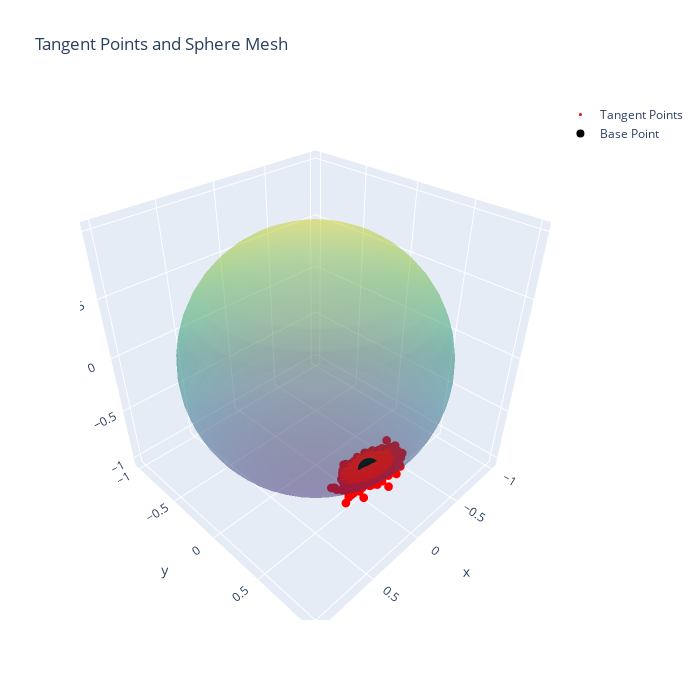
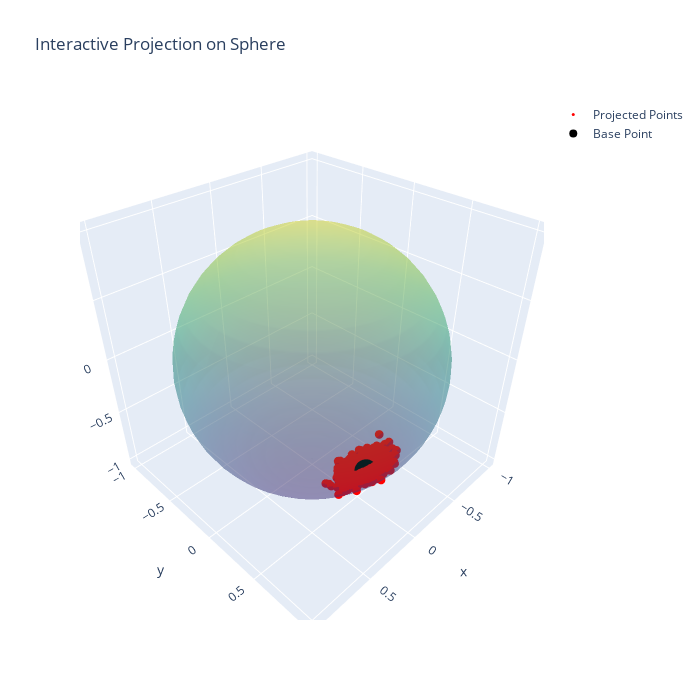
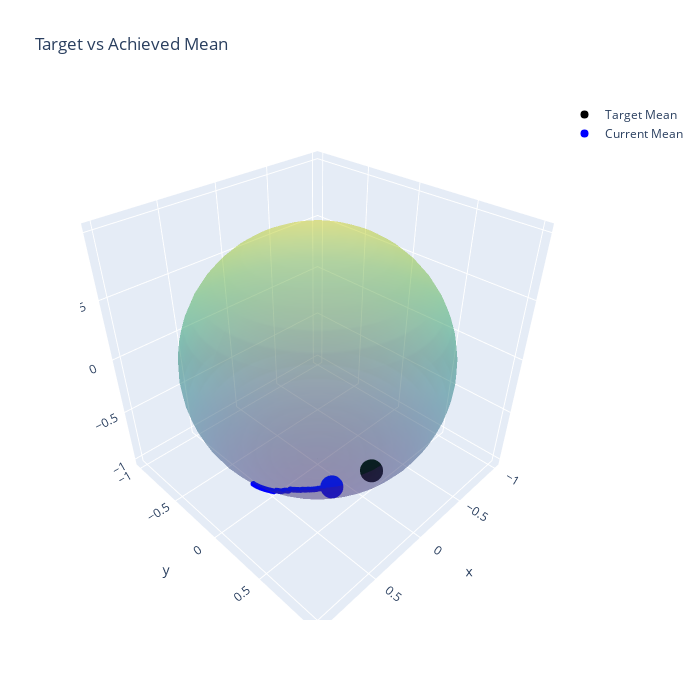
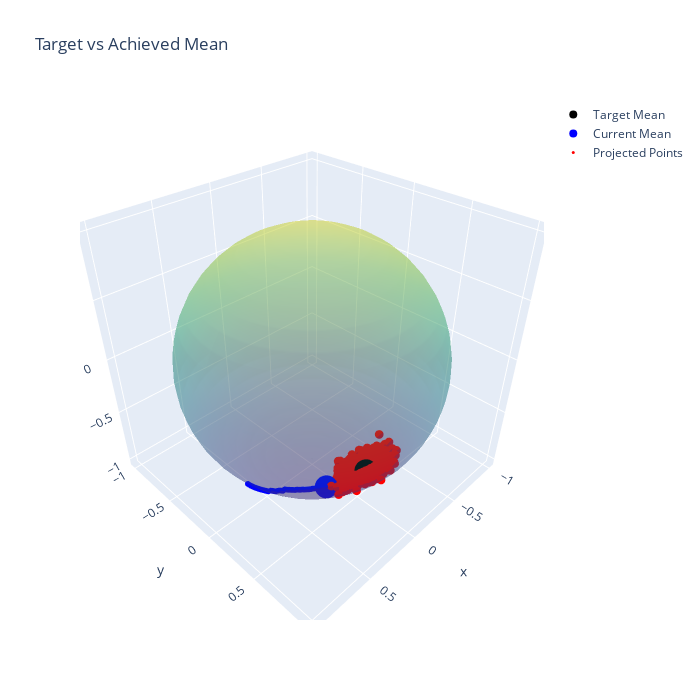

Notebook code cell kept with these figures, in order:
### Code cell
sigma = 0.1
sphere = PymanoptSphereManifold(dim)
mean = sphere.random_point()
axis = get_axis(x)
data = np.random.multivariate_normal(np.zeros(dim - 1), sigma**2 * np.eye(dim - 1), size=1000)
tangent_vectors = data@axis
projected_points = np.array([sphere.exp(x, t) for t in tangent_vectors])

plot_tangent_points(x, tangent_vectors)
plot_projected_sphere(x, projected_points)

print(f'x (mean): {x}')
print(f'Sigma: {sigma**2 * np.eye(dim - 1)}')

mus, opt_cov = mle_manifold(projected_points, sphere, 0.01, 0.01)
opt_mu = mus[-1]
print(f'optimal mean: {opt_mu}')
print(f'optimal covariance: {opt_cov}')

plot_mean(x, np.array(mus))
plot_mean_and_points(x, np.array(mus), projected_points)

### Figure 1 — Plotly figure (JSON) as saved in the notebook; plotly's stock layout.template omitted (floating-point values rounded to 4 significant figures; data arrays with more than 128 entries replaced by an {"elided": "..."} marker saying what was removed)
{"data": [{"colorscale": [[0, "#440154"], [0.1111, "#482878"], [0.2222, "#3e4989"], [0.3333, "#31688e"], [0.4444, "#26828e"], [0.5556, "#1f9e89"], [0.6667, "#35b779"], [0.7778, "#6ece58"], [0.8889, "#b5de2b"], [1, "#fde725"]], "opacity": 0.3, "showscale": false, "type": "surface", "x": {"elided": "50x25 float values"}, "y": {"elided": "50x25 float values"}, "z": {"elided": "50x25 float values"}}, {"marker": {"color": "red", "size": 3}, "mode": "markers", "name": "Tangent Points", "type": "scatter3d", "x": {"elided": "1000 float values"}, "y": {"elided": "1000 float values"}, "z": {"elided": "1000 float values"}}, {"marker": {"color": "black", "size": 8}, "mode": "markers", "name": "Base Point", "type": "scatter3d", "x": [-0.1098], "y": [0.4795], "z": [-0.8706]}], "layout": {"height": 700, "scene": {"aspectmode": "data"}, "title": {"text": "Tangent Points and Sphere Mesh"}, "width": 700}}

### Figure 2 — Plotly figure (JSON) as saved in the notebook; plotly's stock layout.template omitted (floating-point values rounded to 4 significant figures; data arrays with more than 128 entries replaced by an {"elided": "..."} marker saying what was removed)
{"data": [{"colorscale": [[0, "#440154"], [0.1111, "#482878"], [0.2222, "#3e4989"], [0.3333, "#31688e"], [0.4444, "#26828e"], [0.5556, "#1f9e89"], [0.6667, "#35b779"], [0.7778, "#6ece58"], [0.8889, "#b5de2b"], [1, "#fde725"]], "opacity": 0.3, "showscale": false, "type": "surface", "x": {"elided": "50x25 float values"}, "y": {"elided": "50x25 float values"}, "z": {"elided": "50x25 float values"}}, {"marker": {"color": "red", "size": 3}, "mode": "markers", "name": "Projected Points", "type": "scatter3d", "x": {"elided": "1000 float values"}, "y": {"elided": "1000 float values"}, "z": {"elided": "1000 float values"}}, {"marker": {"color": "black", "size": 8}, "mode": "markers", "name": "Base Point", "type": "scatter3d", "x": [-0.1098], "y": [0.4795], "z": [-0.8706]}], "layout": {"height": 700, "scene": {"aspectmode": "cube"}, "title": {"text": "Interactive Projection on Sphere"}, "width": 700}}

### Figure 3 — Plotly figure (JSON) as saved in the notebook; plotly's stock layout.template omitted (floating-point values rounded to 4 significant figures; data arrays with more than 128 entries replaced by an {"elided": "..."} marker saying what was removed)
{"data": [{"colorscale": [[0, "#440154"], [0.1111, "#482878"], [0.2222, "#3e4989"], [0.3333, "#31688e"], [0.4444, "#26828e"], [0.5556, "#1f9e89"], [0.6667, "#35b779"], [0.7778, "#6ece58"], [0.8889, "#b5de2b"], [1, "#fde725"]], "opacity": 0.3, "showscale": false, "type": "surface", "x": {"elided": "50x25 float values"}, "y": {"elided": "50x25 float values"}, "z": {"elided": "50x25 float values"}}, {"marker": {"color": "black", "size": 8}, "mode": "markers", "name": "Target Mean", "type": "scatter3d", "x": [-0.1098], "y": [0.4795], "z": [-0.8706]}, {"marker": {"color": "blue", "size": 2}, "mode": "markers", "showlegend": false, "type": "scatter3d", "x": [0.8208, 0.8063, 0.791, 0.7805, 0.7664, 0.7584, 0.7473, 0.7351, 0.728, 0.7155, 0.7049, 0.6966, 0.6869, 0.6783, 0.6695, 0.6623, 0.6558, 0.6144, 0.6063, 0.598, 0.5919, 0.5846, 0.5774, 0.5557, 0.5357, 0.5282, 0.5214, 0.5153, 0.5091, 0.476, 0.4709, 0.4652, 0.4607, 0.4554, 0.449, 0.4441, 0.4392, 0.4331, 0.4284, 0.423, 0.4185, 0.4137, 0.4098, 0.3994, 0.3926, 0.3885, 0.3847, 0.381, 0.3764, 0.3717, 0.3672, 0.3608, 0.357, 0.353, 0.3504, 0.3457, 0.3422, 0.3385, 0.335, 0.3304, 0.3264, 0.3233, 0.3192, 0.3159, 0.3113, 0.3072, 0.3034, 0.2993, 0.2912, 0.2881, 0.2851, 0.281, 0.2781, 0.2749, 0.2717, 0.2686, 0.2659, 0.2626, 0.2605, 0.2567, 0.2537, 0.2506, 0.2477, 0.2448, 0.2414, 0.2384, 0.2349, 0.2324, 0.2296, 0.2269, 0.2245, 0.2218, 0.2192, 0.2166, 0.2134, 0.2112, 0.208, 0.2059, 0.2037, 0.2008, 0.1985], "y": [0.1949, 0.1921, 0.1879, 0.189, 0.186, 0.1888, 0.1896, 0.1888, 0.1927, 0.1929, 0.195, 0.1971, 0.1987, 0.202, 0.2036, 0.2064, 0.2105, 0.1864, 0.1892, 0.1916, 0.1958, 0.1988, 0.2012, 0.1935, 0.189, 0.1919, 0.195, 0.1986, 0.2024, 0.1848, 0.1889, 0.1927, 0.197, 0.2011, 0.2033, 0.2071, 0.2102, 0.2134, 0.2162, 0.2191, 0.223, 0.2253, 0.2294, 0.2289, 0.2311, 0.2349, 0.2384, 0.2418, 0.2448, 0.2479, 0.2504, 0.2515, 0.2542, 0.2573, 0.2612, 0.2637, 0.2663, 0.269, 0.2715, 0.2739, 0.2768, 0.2793, 0.2809, 0.2836, 0.2854, 0.2879, 0.2895, 0.2914, 0.2911, 0.293, 0.2946, 0.2974, 0.3012, 0.3034, 0.305, 0.3066, 0.3086, 0.3097, 0.3129, 0.3143, 0.3152, 0.3171, 0.3186, 0.3201, 0.323, 0.3246, 0.3264, 0.3283, 0.3299, 0.3318, 0.3331, 0.3347, 0.3363, 0.3376, 0.3392, 0.3408, 0.3424, 0.3439, 0.3449, 0.3467, 0.3486], "z": [-0.5369, -0.5595, -0.5822, -0.5959, -0.6148, -0.6239, -0.6369, -0.6512, -0.6579, -0.6714, -0.682, -0.6898, -0.6991, -0.7065, -0.7143, -0.7203, -0.725, -0.7667, -0.7724, -0.7782, -0.7819, -0.7866, -0.7913, -0.8085, -0.823, -0.8272, -0.8308, -0.8337, -0.8366, -0.8598, -0.8617, -0.864, -0.8654, -0.8673, -0.8701, -0.8717, -0.8735, -0.8757, -0.8773, -0.8793, -0.8804, -0.8821, -0.8828, -0.8878, -0.8902, -0.891, -0.8917, -0.8924, -0.8935, -0.8946, -0.8958, -0.8981, -0.8989, -0.8996, -0.8994, -0.9005, -0.9011, -0.9017, -0.9023, -0.9032, -0.9038, -0.9042, -0.9051, -0.9054, -0.9064, -0.907, -0.9078, -0.9086, -0.9113, -0.9116, -0.9121, -0.9125, -0.9121, -0.9124, -0.9128, -0.9131, -0.9133, -0.9138, -0.9134, -0.914, -0.9145, -0.9147, -0.9149, -0.9152, -0.9151, -0.9153, -0.9156, -0.9155, -0.9157, -0.9156, -0.9158, -0.9159, -0.9159, -0.916, -0.9162, -0.9161, -0.9162, -0.9162, -0.9163, -0.9162, -0.916]}, {"marker": {"color": "blue", "size": 8}, "mode": "markers", "name": "Current Mean", "type": "scatter3d", "x": [0.1985], "y": [0.3486], "z": [-0.916]}], "layout": {"height": 700, "scene": {"aspectmode": "cube"}, "title": {"text": "Target vs Achieved Mean"}, "width": 700}}

### Figure 4 — Plotly figure (JSON) as saved in the notebook; plotly's stock layout.template omitted (floating-point values rounded to 4 significant figures; data arrays with more than 128 entries replaced by an {"elided": "..."} marker saying what was removed)
{"data": [{"colorscale": [[0, "#440154"], [0.1111, "#482878"], [0.2222, "#3e4989"], [0.3333, "#31688e"], [0.4444, "#26828e"], [0.5556, "#1f9e89"], [0.6667, "#35b779"], [0.7778, "#6ece58"], [0.8889, "#b5de2b"], [1, "#fde725"]], "opacity": 0.3, "showscale": false, "type": "surface", "x": {"elided": "50x25 float values"}, "y": {"elided": "50x25 float values"}, "z": {"elided": "50x25 float values"}}, {"marker": {"color": "black", "size": 8}, "mode": "markers", "name": "Target Mean", "type": "scatter3d", "x": [-0.1098], "y": [0.4795], "z": [-0.8706]}, {"marker": {"color": "blue", "size": 2}, "mode": "markers", "showlegend": false, "type": "scatter3d", "x": [0.8208, 0.8063, 0.791, 0.7805, 0.7664, 0.7584, 0.7473, 0.7351, 0.728, 0.7155, 0.7049, 0.6966, 0.6869, 0.6783, 0.6695, 0.6623, 0.6558, 0.6144, 0.6063, 0.598, 0.5919, 0.5846, 0.5774, 0.5557, 0.5357, 0.5282, 0.5214, 0.5153, 0.5091, 0.476, 0.4709, 0.4652, 0.4607, 0.4554, 0.449, 0.4441, 0.4392, 0.4331, 0.4284, 0.423, 0.4185, 0.4137, 0.4098, 0.3994, 0.3926, 0.3885, 0.3847, 0.381, 0.3764, 0.3717, 0.3672, 0.3608, 0.357, 0.353, 0.3504, 0.3457, 0.3422, 0.3385, 0.335, 0.3304, 0.3264, 0.3233, 0.3192, 0.3159, 0.3113, 0.3072, 0.3034, 0.2993, 0.2912, 0.2881, 0.2851, 0.281, 0.2781, 0.2749, 0.2717, 0.2686, 0.2659, 0.2626, 0.2605, 0.2567, 0.2537, 0.2506, 0.2477, 0.2448, 0.2414, 0.2384, 0.2349, 0.2324, 0.2296, 0.2269, 0.2245, 0.2218, 0.2192, 0.2166, 0.2134, 0.2112, 0.208, 0.2059, 0.2037, 0.2008, 0.1985], "y": [0.1949, 0.1921, 0.1879, 0.189, 0.186, 0.1888, 0.1896, 0.1888, 0.1927, 0.1929, 0.195, 0.1971, 0.1987, 0.202, 0.2036, 0.2064, 0.2105, 0.1864, 0.1892, 0.1916, 0.1958, 0.1988, 0.2012, 0.1935, 0.189, 0.1919, 0.195, 0.1986, 0.2024, 0.1848, 0.1889, 0.1927, 0.197, 0.2011, 0.2033, 0.2071, 0.2102, 0.2134, 0.2162, 0.2191, 0.223, 0.2253, 0.2294, 0.2289, 0.2311, 0.2349, 0.2384, 0.2418, 0.2448, 0.2479, 0.2504, 0.2515, 0.2542, 0.2573, 0.2612, 0.2637, 0.2663, 0.269, 0.2715, 0.2739, 0.2768, 0.2793, 0.2809, 0.2836, 0.2854, 0.2879, 0.2895, 0.2914, 0.2911, 0.293, 0.2946, 0.2974, 0.3012, 0.3034, 0.305, 0.3066, 0.3086, 0.3097, 0.3129, 0.3143, 0.3152, 0.3171, 0.3186, 0.3201, 0.323, 0.3246, 0.3264, 0.3283, 0.3299, 0.3318, 0.3331, 0.3347, 0.3363, 0.3376, 0.3392, 0.3408, 0.3424, 0.3439, 0.3449, 0.3467, 0.3486], "z": [-0.5369, -0.5595, -0.5822, -0.5959, -0.6148, -0.6239, -0.6369, -0.6512, -0.6579, -0.6714, -0.682, -0.6898, -0.6991, -0.7065, -0.7143, -0.7203, -0.725, -0.7667, -0.7724, -0.7782, -0.7819, -0.7866, -0.7913, -0.8085, -0.823, -0.8272, -0.8308, -0.8337, -0.8366, -0.8598, -0.8617, -0.864, -0.8654, -0.8673, -0.8701, -0.8717, -0.8735, -0.8757, -0.8773, -0.8793, -0.8804, -0.8821, -0.8828, -0.8878, -0.8902, -0.891, -0.8917, -0.8924, -0.8935, -0.8946, -0.8958, -0.8981, -0.8989, -0.8996, -0.8994, -0.9005, -0.9011, -0.9017, -0.9023, -0.9032, -0.9038, -0.9042, -0.9051, -0.9054, -0.9064, -0.907, -0.9078, -0.9086, -0.9113, -0.9116, -0.9121, -0.9125, -0.9121, -0.9124, -0.9128, -0.9131, -0.9133, -0.9138, -0.9134, -0.914, -0.9145, -0.9147, -0.9149, -0.9152, -0.9151, -0.9153, -0.9156, -0.9155, -0.9157, -0.9156, -0.9158, -0.9159, -0.9159, -0.916, -0.9162, -0.9161, -0.9162, -0.9162, -0.9163, -0.9162, -0.916]}, {"marker": {"color": "blue", "size": 8}, "mode": "markers", "name": "Current Mean", "type": "scatter3d", "x": [0.1985], "y": [0.3486], "z": [-0.916]}, {"marker": {"color": "red", "size": 3}, "mode": "markers", "name": "Projected Points", "type": "scatter3d", "x": {"elided": "1000 float values"}, "y": {"elided": "1000 float values"}, "z": {"elided": "1000 float values"}}], "layout": {"height": 700, "scene": {"aspectmode": "cube"}, "title": {"text": "Target vs Achieved Mean"}, "width": 700}}
